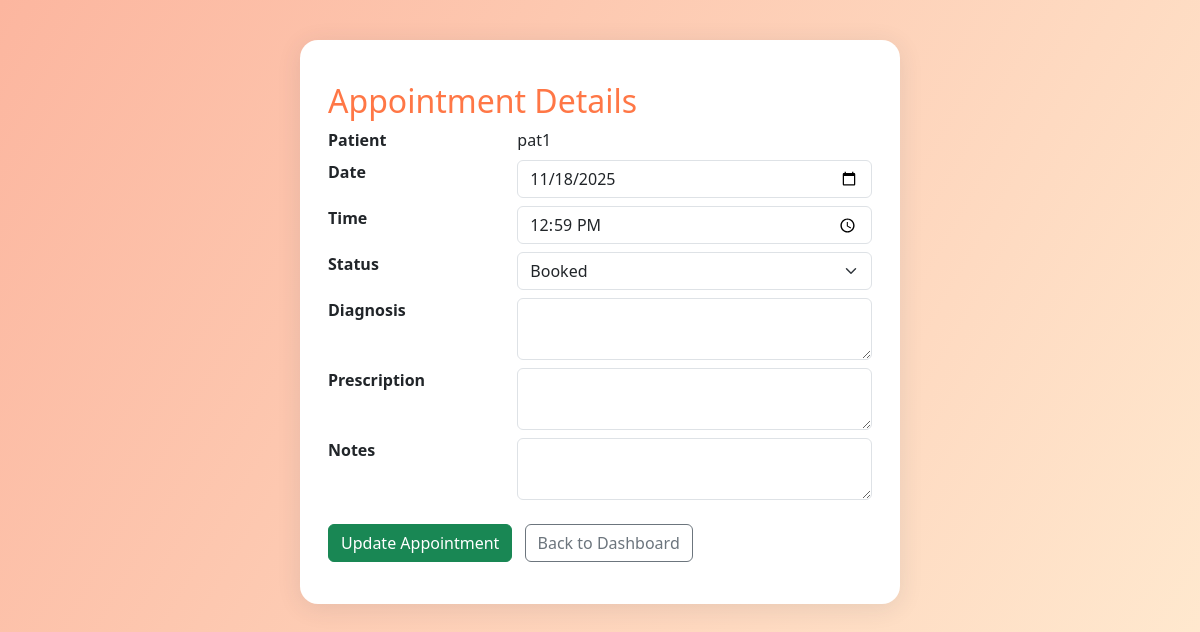
The page /doctor/appointment/5 (signed in) on the database its author committed.
### tables this page shows
CREATE TABLE users (
    id INTEGER PRIMARY KEY AUTOINCREMENT,
    username TEXT UNIQUE NOT NULL,
    password TEXT NOT NULL,
    role TEXT NOT NULL CHECK(role IN ('admin', 'doctor', 'patient'))
);

CREATE TABLE appointments (
    id INTEGER PRIMARY KEY AUTOINCREMENT,
    doctor_id INTEGER NOT NULL,
    patient_id INTEGER NOT NULL,
    date TEXT NOT NULL,
    time TEXT NOT NULL,
    status TEXT NOT NULL CHECK(status IN ('Booked', 'Completed', 'Cancelled')),
    diagnosis TEXT,
    prescription TEXT,
    notes TEXT,
    FOREIGN KEY (doctor_id) REFERENCES users(id),
    FOREIGN KEY (patient_id) REFERENCES users(id)
);

### app.py (the view, shortened to what this page needs)
@app.route("/doctor/appointment/<int:appt_id>", methods=["GET", "POST"])
def doctor_appointment_detail(appt_id):
    if 'user_id' not in session or session.get('role') != 'doctor':
        return redirect(url_for('login'))
    db = get_db()
    appt = db.execute('''
        SELECT a.id, u.username as patient_name, a.date, a.time, a.status, a.diagnosis, a.prescription, a.notes
        FROM appointments a
        JOIN users u ON a.patient_id = u.id
        WHERE a.id = ?
    ''', (appt_id,)).fetchone()
    return render_template("doctor_appointment_detail.html", appt=appt)

### app.py (called while the page is built)
def get_db():
    db = getattr(g, '_database', None)
    if db is None:
        db = g._database = sqlite3.connect(DATABASE)
    return db

@app.teardown_appcontext
def close_connection(exception):
    db = getattr(g, '_database', None)
    if db is not None:
        db.close()

### templates/doctor_appointment_detail.html (shortened to what this page needs)
<!doctype html>
<html lang="en">
<head>
    <link href="https://cdn.jsdelivr.net/npm/bootstrap@5.3.2/dist/css/bootstrap.min.css" rel="stylesheet">
</head>
<body>
  <div class="main-card">
    <h2>Appointment Details</h2>
    <form method="POST">
      <dl class="row mb-0">
        <dt class="col-4">Patient</dt>
        <dd class="col-8">{{ appt[1] }}</dd>
        <dt class="col-4">Date</dt>
        <dd class="col-8">
          <input type="date" name="date" class="form-control" required value="{{ appt[2] }}">
        </dd>
        <dt class="col-4">Time</dt>
        <dd class="col-8">
          <input type="time" name="time" class="form-control" required value="{{ appt[3] }}">
        </dd>
        <dt class="col-4">Status</dt>
        <dd class="col-8">
          <select class="form-select" name="status" required>
              <option value="Booked" {% if appt[4]=="Booked" %}selected{% endif %}>Booked</option>
          </select>
        </dd>
        <dt class="col-4">Diagnosis</dt>
        <dd class="col-8">
          <textarea name="diagnosis" class="form-control" rows="2">{{ appt[5] or "" }}</textarea>
        </dd>
        <dt class="col-4">Prescription</dt>
        <dd class="col-8">
          <textarea name="prescription" class="form-control" rows="2">{{ appt[6] or "" }}</textarea>
        </dd>
        <dt class="col-4">Notes</dt>
        <dd class="col-8">
          <textarea name="notes" class="form-control" rows="2">{{ appt[7] or "" }}</textarea>
        </dd>
      </dl>
      <button type="submit" class="btn btn-success mt-3">Update Appointment</button>
      <a href="{{ url_for('doctor_dashboard') }}" class="btn btn-outline-secondary mt-3 ms-2">Back to Dashboard</a>
    </form>
  </div>
</body>
</html>

### templates/doctor_appointment_detail.html (style rules this page uses)
body { background: linear-gradient(120deg, #fcb69f 0%, #ffecd2 100%); min-height:100vh; }
.main-card { max-width:600px; margin:40px auto; background:#fff; border-radius:18px; box-shadow:0 4px 24px rgba(44,62,80,0.11); padding:42px 28px; }
h2 { color:#ff7746; }
dt { font-weight:600; }

### rows shown on the page
users: username "pat1"
appointments: date "11/18/2025", time "12:59", status "Booked"
